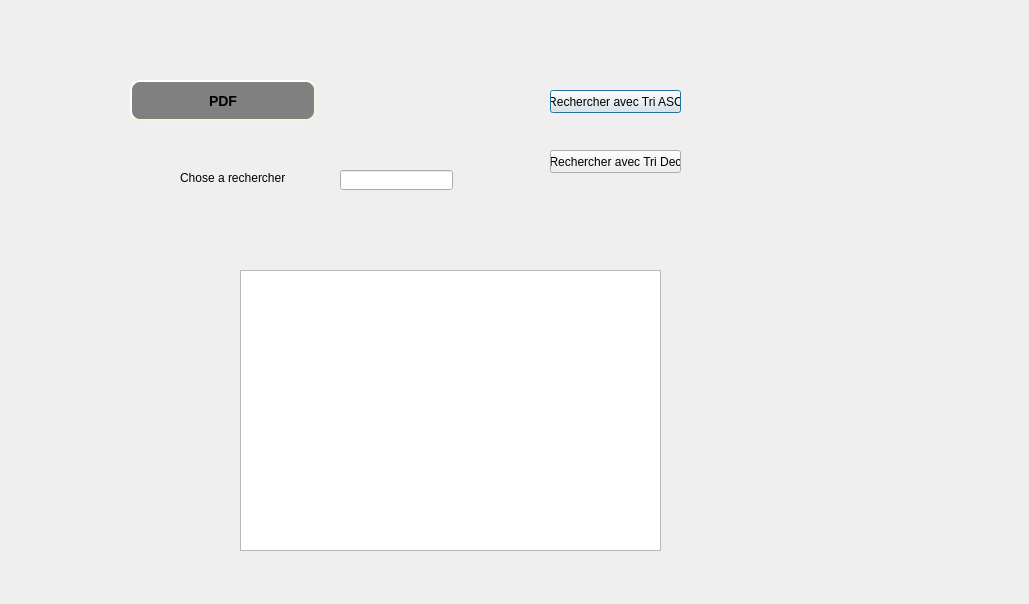
<?xml version="1.0" encoding="UTF-8"?>
<ui version="4.0">
 <class>recherche_client</class>
 <widget class="QDialog" name="recherche_client">
  <property name="geometry">
   <rect>
    <x>0</x>
    <y>0</y>
    <width>1029</width>
    <height>604</height>
   </rect>
  </property>
  <property name="windowTitle">
   <string>Dialog</string>
  </property>
  <widget class="QLineEdit" name="lineEdit_rechachat">
   <property name="geometry">
    <rect>
     <x>340</x>
     <y>170</y>
     <width>113</width>
     <height>20</height>
    </rect>
   </property>
  </widget>
  <widget class="QTableView" name="tabachat">
   <property name="geometry">
    <rect>
     <x>240</x>
     <y>270</y>
     <width>421</width>
     <height>281</height>
    </rect>
   </property>
  </widget>
  <widget class="QLabel" name="label">
   <property name="geometry">
    <rect>
     <x>180</x>
     <y>170</y>
     <width>111</width>
     <height>16</height>
    </rect>
   </property>
   <property name="text">
    <string>Chose a rechercher</string>
   </property>
  </widget>
  <widget class="QPushButton" name="pushButton">
   <property name="geometry">
    <rect>
     <x>550</x>
     <y>90</y>
     <width>131</width>
     <height>23</height>
    </rect>
   </property>
   <property name="text">
    <string>Rechercher avec Tri ASC</string>
   </property>
  </widget>
  <widget class="QPushButton" name="pushButton_2">
   <property name="geometry">
    <rect>
     <x>550</x>
     <y>150</y>
     <width>131</width>
     <height>23</height>
    </rect>
   </property>
   <property name="text">
    <string>Rechercher avec Tri Dec</string>
   </property>
  </widget>
  <widget class="QPushButton" name="pdf_2">
   <property name="geometry">
    <rect>
     <x>130</x>
     <y>80</y>
     <width>186</width>
     <height>41</height>
    </rect>
   </property>
   <property name="styleSheet">
    <string notr="true">QPushButton#pdf_2 {
    background-color: grey;
    border-style: outset;
    border-width: 2px;
    border-radius: 10px;
    border-color: beige;
    font: bold 14px;
    min-width: 10em;
    padding: 6px;
}</string>
   </property>
   <property name="text">
    <string>PDF</string>
   </property>
  </widget>
 </widget>
 <resources/>
 <connections/>
</ui>
